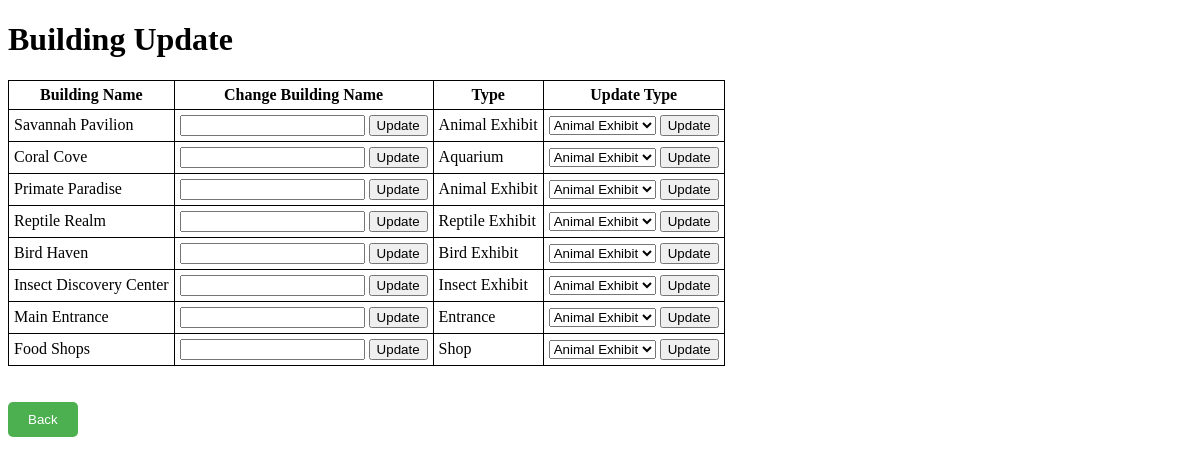
The page /building-update.php on the database its author committed.
### tables this page shows
CREATE TABLE `buildings` (
  `building_id` int(11) NOT NULL,
  `Bname` varchar(255) NOT NULL,
  `type` varchar(255) NOT NULL
);

### building-update.php (the view, shortened to what this page needs)
<?php
include("connection.php");
$query = "SELECT * FROM  buildings ";
$result = mysqli_query($conn, $query);
?>
<!DOCTYPE html>
<html>
<head>
</head>
<body>
	<h1>Building Update</h1>
	<table>
		<thead>
			<tr>
				<th>Building Name</th>
				<th>Change Building Name</th>
				<th>Type</th>
				<th>Update Type</th>
			</tr>
		</thead>
		<tbody>
			<?php while ($row = mysqli_fetch_assoc($result)) { ?>
				<tr>
					<td><?php echo $row['Bname']; ?></td>
					<td>
						<form method="POST">
							<input type="text" name="newName" value="">
							<input type="submit" name="update_building_name" value="Update">
						</form>
					</td>
					<td><?php echo $row['type']; ?></td>
					<td>
						<form method="POST">
							<div>
								<select name="typeOpt" id="status">
									<option value="Animal Exhibit">Animal Exhibit</option>
								</select>
							<input type="submit" name="update_animal" value="Update">
							</div>
						</form>
					</td>
				</tr>
			<?php } ?>
		</tbody>
	</table>
	<br> <br>
	<button onclick="window.location.href='admin.php'">Back</button>
</body>
</html>

### building-update.php (style rules this page uses)
table, th, td { border: 1px solid black; border-collapse: collapse; padding: 5px; }
button { background-color: #4CAF50; color: white; padding: 10px 20px; border: none; border-radius: 5px; cursor: pointer; }

### rows shown on the page
buildings: Bname "Savannah Pavilion", type "Animal Exhibit"
buildings: Bname "Coral Cove", type "Aquarium"
buildings: Bname "Primate Paradise", type "Animal Exhibit"
buildings: Bname "Reptile Realm", type "Reptile Exhibit"
buildings: Bname "Bird Haven", type "Bird Exhibit"
buildings: Bname "Insect Discovery Center", type "Insect Exhibit"
buildings: Bname "Main Entrance", type "Entrance"
buildings: Bname "Food Shops", type "Shop"
